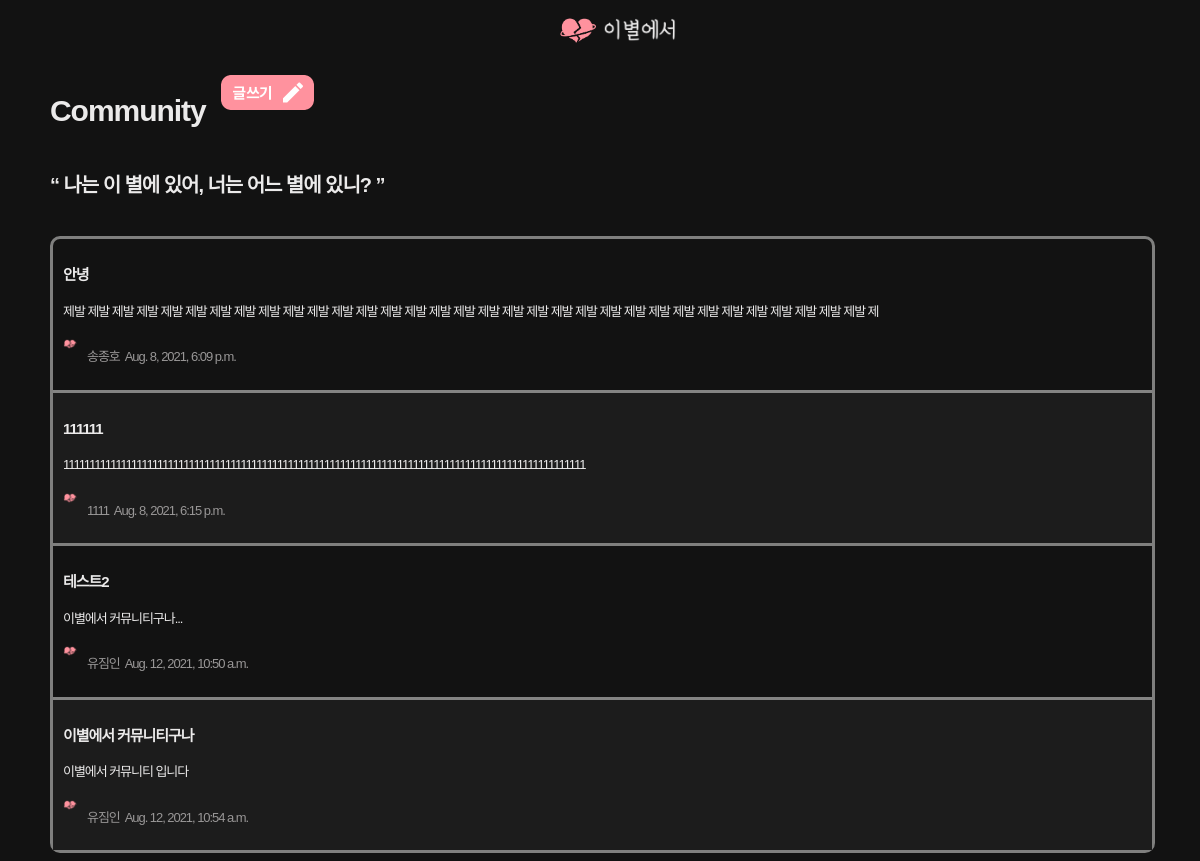
/blogApp/main/, run on an earlier commit of the app's database.
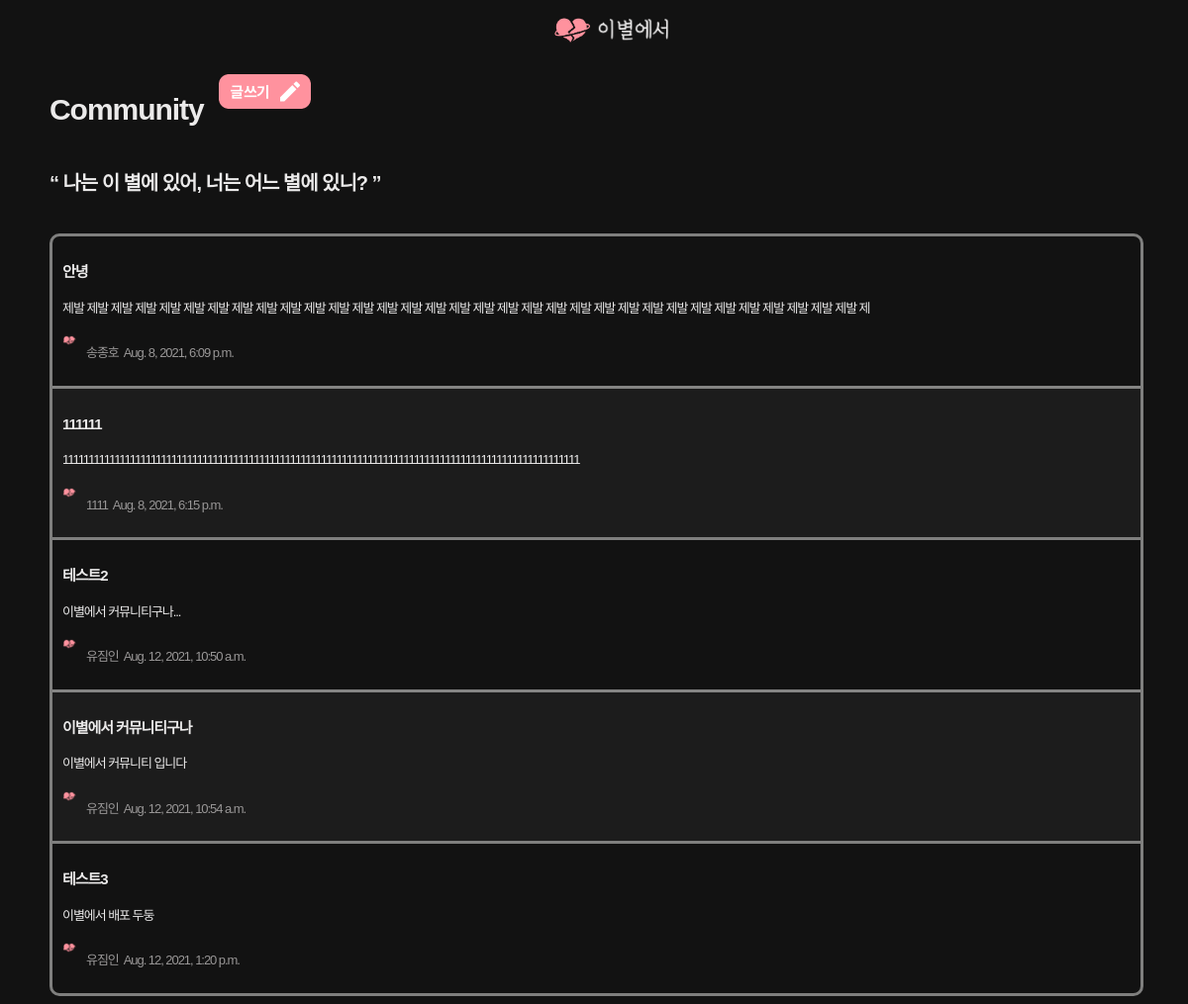
And on a later commit of the database.
### blogApp/models.py (models this page shows, shortened)
class Blog(models.Model) :
    title = models.CharField(max_length=200)         # 제목
    writer = models.CharField(max_length=100)        # 작성자
    pub_date = models.DateTimeField()                # 게시물 올린 날짜
    body = models.TextField()   #게시물의 내용
    def summary(self):
        return self.body[:100]  # 100자만 볼 수 있도록 설정

### blogApp/views.py (the view)
# urls.py: path('main/',mainBlog,name="mainBlog"),
def mainBlog(request):
    blogs = Blog.objects.all()
    return render(request,'main_blog.html',{'blogs' : blogs})

### blogApp/templates/main_blog.html (shortened to what this page needs)
{% extends 'base.html' %} {% block content %}
<!DOCTYPE html>
<html lang="en">
  <head>
    {% load static %}
    <link
      rel="stylesheet"
      href="https://cdn.jsdelivr.net/npm/reset-css@5.0.1/reset.min.css"
    />
    <link
      rel="stylesheet"
      href="https://cdn.jsdelivr.net/npm/reset-css@5.0.1/reset.min.css"
    />
    {% load static %}
    <link rel="stylesheet" href="{% static 'common.css' %}" />
    <link rel="stylesheet" href="{% static 'community.css' %}" />
  </head>
  <body>
    <div class="inner__content">
      <div class="pageInfo">
        <div class="titleButtonBox">
          <h1>Community</h1>
          <a href="{%url 'newBlog'%}">
            <img class="writeButton" src="{% static 'writeButton.png' %}" />
          </a>
        </div>
        <h2>“ 나는 이 별에 있어, 너는 어느 별에 있니? ”</h2>
      </div>
      <div class="container">
        {% load static %} {%for blog in blogs%}
        <a href="{%url 'detailBlog' blog.id %}" class="postItemBox">
          <div class="postTitleContentBox">
            <p class="title">{{blog.title}}</p>
            <p class="content">{{blog.summary}}</p>
          </div>
          <div class="postWriterPubDateBox">
            <img src="{% static 'fromFarewell.png' %}" class="writerImage" />
            <p class="writer">{{blog.writer}}</p>
            <p class="pubDate">{{blog.pub_date}}</p>
          </div>
        </a>
        {% endfor %}
      </div>
    </div>
  </body>
</html>
{% endblock %}

What changed in the data, as far as the page shows it:
added Blog: title "테스트3", summary "이별에서 배포 두둥", writer "유짐인", pub_date "Aug. 12, 2021, 1:20 p.m."
